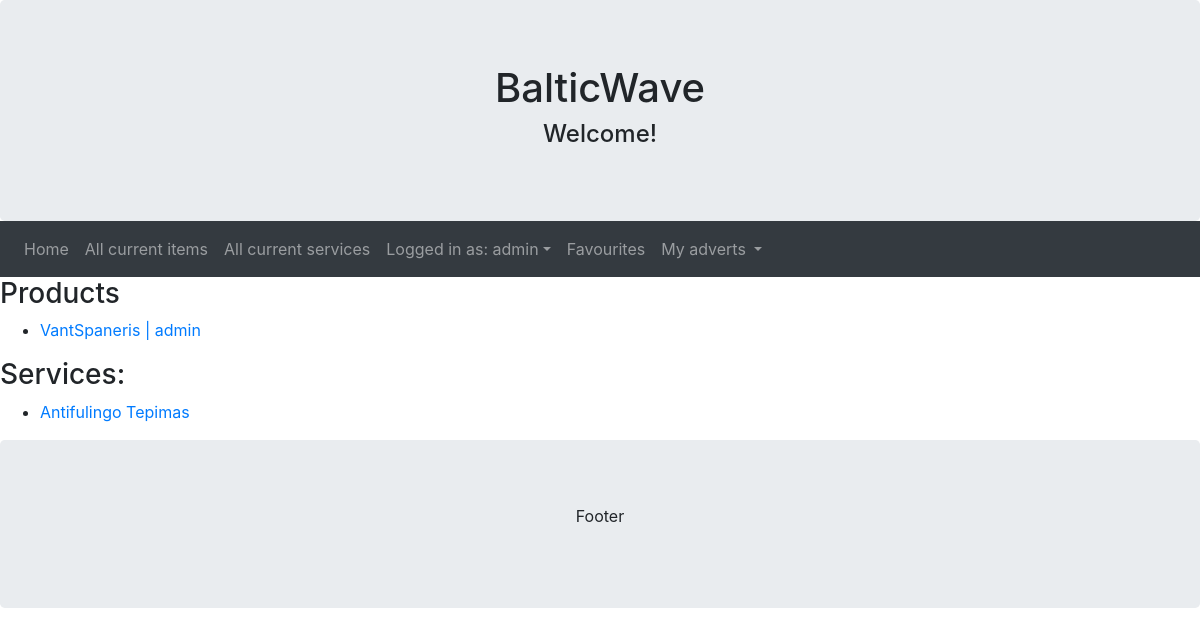
Before: /balticwave/myadverts/ (signed in) with the older database file.
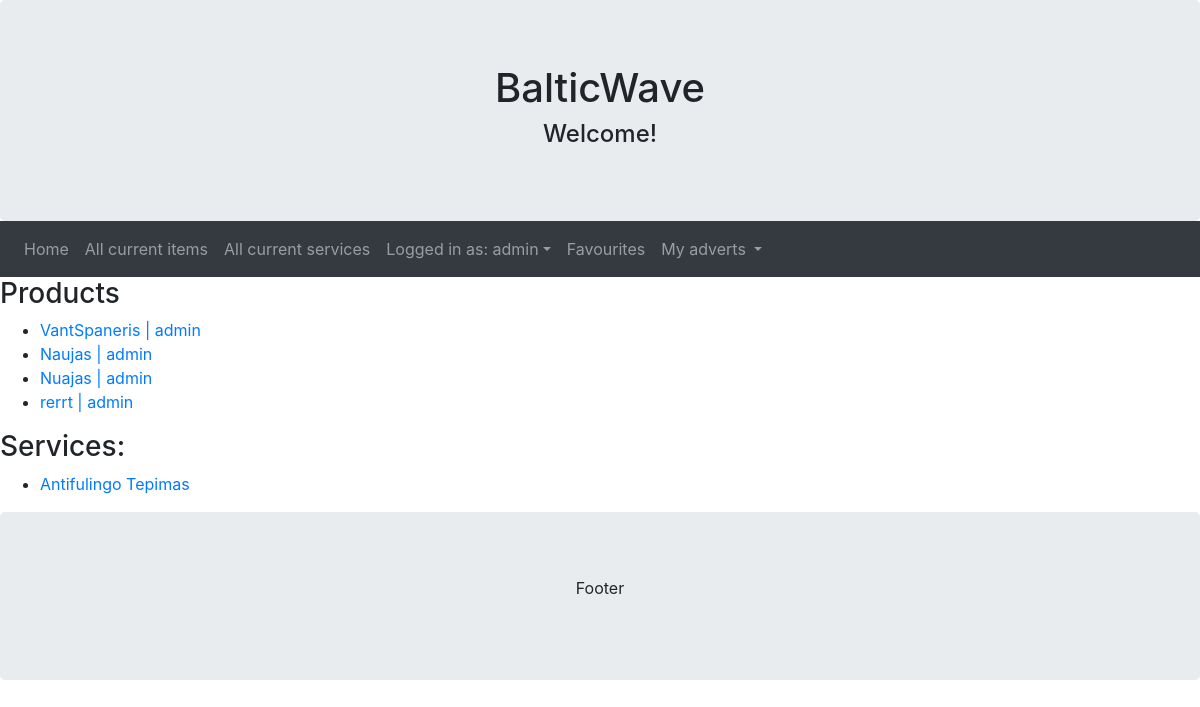
After: the same page with the newer database file.
### balticwave/models.py (models this page shows, shortened)
class Product(models.Model):
    product_name = models.CharField('Product name', max_length=200)
    product_seller = models.ForeignKey(to=User, on_delete=models.SET_NULL, null=True, blank=True)
    price = models.FloatField('Price', null=True, blank=True, default=0)
    short_description = HTMLField('Short description', max_length=200)
    description = HTMLField(default='No description')
    insDate = models.DateTimeField('Instance date', auto_now_add=True)
    type = models.ManyToManyField('ProductType')
    product_thumbnail = models.ImageField('Thumbnail', upload_to='product_thumbnails', null=True, blank=True)
    image1 = models.ImageField('Image 1', upload_to='product_images', null=True, blank=True)
    image2 = models.ImageField('Image 2', upload_to='product_images', null=True, blank=True)
    image3 = models.ImageField('Image 3', upload_to='product_images', null=True, blank=True)
    image4 = models.ImageField('Image 4', upload_to='product_images', null=True, blank=True)
    image5 = models.ImageField('Image 5', upload_to='product_images', null=True, blank=True)
    image6 = models.ImageField('Image 6', upload_to='product_images', null=True, blank=True)
    likes = models.ManyToManyField(User, related_name='blogpost_like')
    favourites = models.ManyToManyField(User, related_name='favourite', default=None, blank=True)
    CITY_CHOICES = [
        ('Klaipėda county', (
            ('KLP', 'Klaipėda'),
            ('PL', 'Palanga'),
            ('NID', 'Nida'),
        )
         ),
        ('Kaunas county', (
            ('KUN', 'Kaunas'),
            ('JON', 'Jonava'),
            ('KĖD', 'Kėdainiai')
        )
         ),
        ('Vilnius county', (
            ('VIL', 'Vilnius'),
            ('UKM', 'Ukmergė'),
            ('ELE', 'Elektrėnai'),
        )
         ),
        ('Šiauliai county', (
            ('ŠL', 'Šiauliai'),
            ('RAD', 'Radviliškis'),
            ('NJA', 'Naujoji Akmenė'),
        )
         ),
        ('UN', 'Undefined'),
    ]
    LOAN_STATUS = (
        ('a', 'Available'),
        ('r', 'Reserved'),
        ('t', 'Sold'),
    )
    status = models.CharField(max_length=1, choices=LOAN_STATUS, blank=True, default='a', help_text='Status',)
    city = models.CharField(max_length=3, choices=CITY_CHOICES, help_text='City', default='UN')
    def __str__(self):
        return (f'{self.product_name} | {self.product_seller}')

class Service(models.Model):
    service_name = models.CharField('Service name', max_length=200)
    service_seller = models.ForeignKey(User, on_delete=models.SET_NULL, null=True, blank=True)
    insDate = models.DateTimeField('Instance date', auto_now_add=True)
    description = HTMLField(default='No description')
    type = models.ManyToManyField('ServiceType')
    service_thumbnail = models.ImageField('Thumbnail', upload_to='service_thumbnails', null=True, blank=True)
    CITY_CHOICES = [
        ('Klaipėda county', (
            ('KLP', 'Klaipėda'),
            ('PL', 'Palanga'),
            ('NID', 'Nida'),
        )
         ),
        ('Kaunas county', (
            ('KUN', 'Kaunas'),
            ('JON', 'Jonava'),
            ('KĖD', 'Kėdainiai')
        )
         ),
        ('Vilnius county', (
            ('VIL', 'Vilnius'),
            ('UKM', 'Ukmergė'),
            ('ELE', 'Elektrėnai'),
        )
         ),
        ('Šiauliai county', (
            ('ŠL', 'Šiauliai'),
            ('RAD', 'Radviliškis'),
            ('NJA', 'Naujoji Akmenė'),
        )
         ),
        ('UN', 'Undefined'),
    ]
    city = models.CharField(max_length=3, choices=CITY_CHOICES, help_text='City', default='UN')
    def __str__(self):
        return (f'{self.service_name}')

### balticwave/views.py (the view)
# urls.py: path('myadverts/', views.advert_list, name='advert-list'),
@login_required
def advert_list(request):
    username = request.user.username
    product_list = Product.objects.filter(product_seller__username=username)
    service_list = Service.objects.filter(service_seller__username=username)
    context = {'product_list': product_list,
               'service_list': service_list,
    }
    return render(request, 'advert_list.html', context)

### balticwave/templates/advert_list.html
{% extends "base.html" %}
{% load static %}
{% block content %}
<h3>Products</h3>
{% if product_list %}
<ul>
    {% for product in product_list %}
    <li>
        <a href="{% url 'my-update-product' product.id %}">{{ product }}</a>
    </li>
    {% endfor %}
</ul>
{% else %}
<p>There are no products.</p>
{% endif %}
<h3>Services:</h3>
{% if service_list %}
<ul>
    {% for service in service_list %}
    <li>
        <a href="{% url 'service-detail'  service.pk %}">{{ service }}</a>
    </li>
    {% endfor %}
</ul>
{% else %}
<p>There are no services.</p>
{% endif %}
{% endblock %}

Changed rows visible on the page:
added Product: product_name+product_seller "Naujas | admin"
added Product: product_name+product_seller "Nuajas | admin"
added Product: product_name+product_seller "rerrt | admin"
